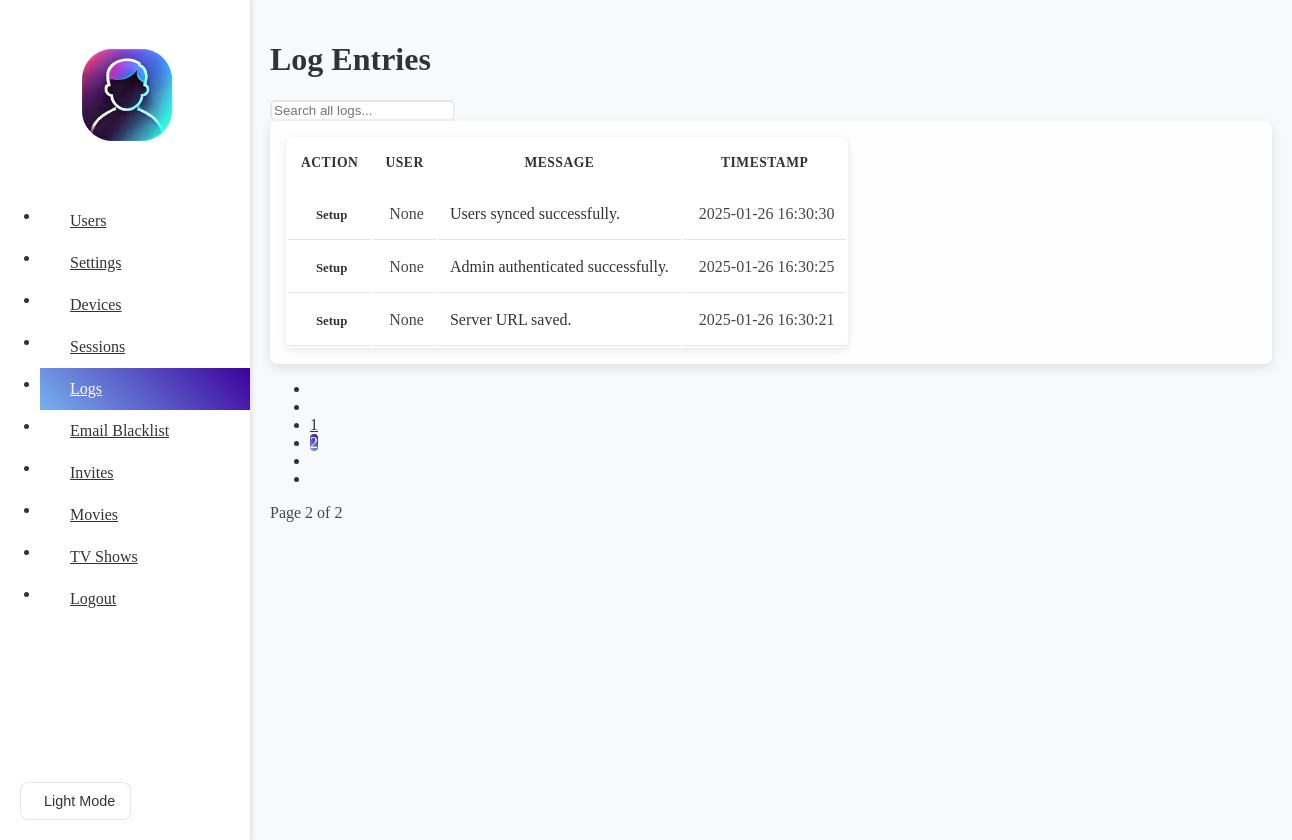
The app's page /logs/?page=2 (signed in), older data.
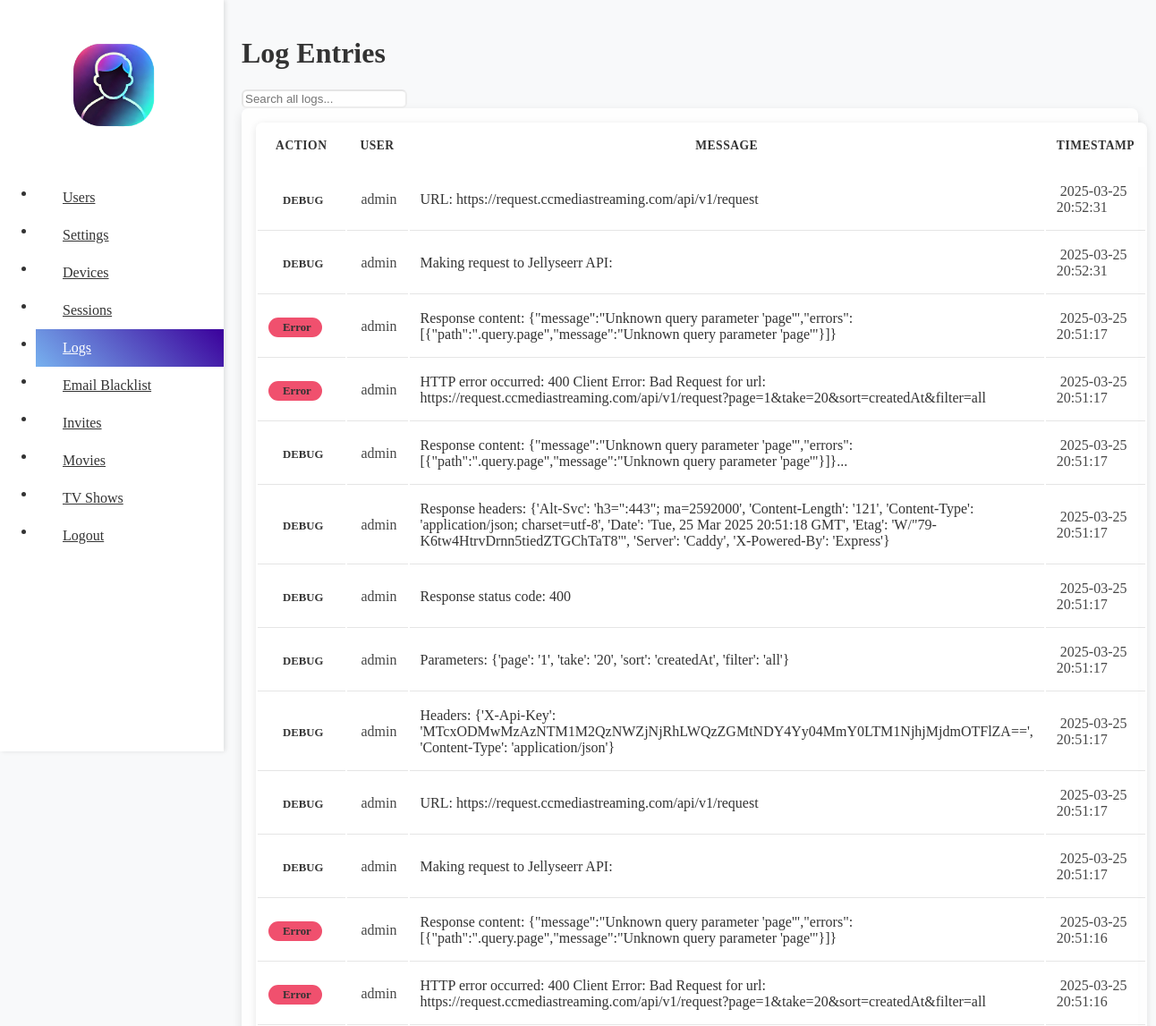
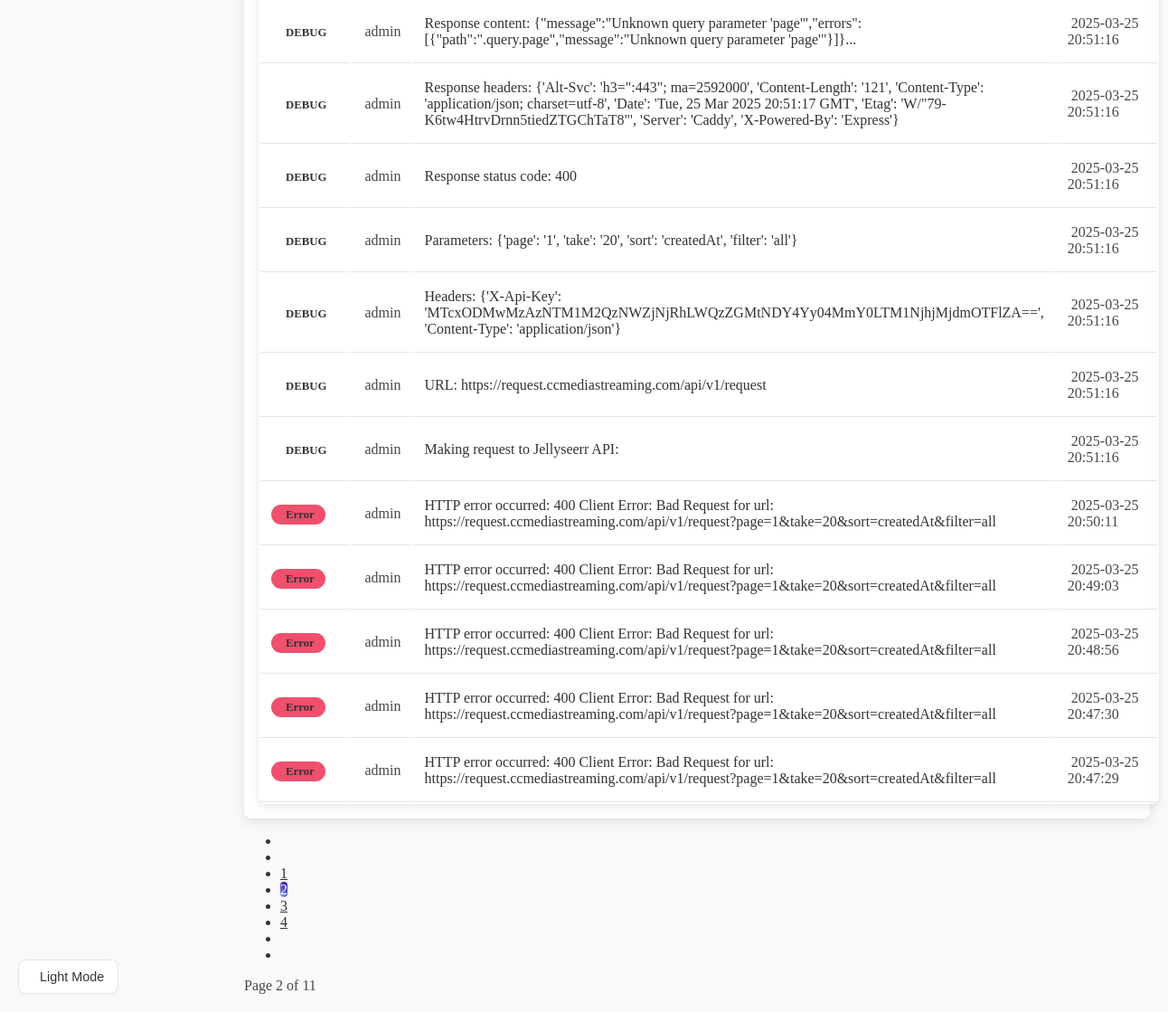
The same page, newer data (2 pictures, top to bottom).
### jellyfin_control/models.py (models this page shows, shortened)
class LogEntry(models.Model):
    ACTION_CHOICES = [
        ('LOGIN', 'Login'),
        ('CREATED', 'Created'),
        ('DELETED', 'Deleted'),
        ('INFO', 'Info'),
        ('WARNING', 'Warning'),
        ('ERROR', 'Error'),
        ('SETUP', 'Setup'),
        ('DOWNLOAD', 'Download'),
        ('UPLOAD', 'Upload'),
    ]
    action = models.CharField(max_length=20, choices=ACTION_CHOICES)
    user = models.ForeignKey(
        settings.AUTH_USER_MODEL,
        null=True,
        blank=True,
        on_delete=models.SET_NULL,
        related_name='jellyfin_log_entries'
    )
    message = models.TextField()
    created_at = models.DateTimeField(default=timezone.now)
    class Meta:
        ordering = ['-created_at']
        verbose_name = 'Log Entry'
        verbose_name_plural = 'Log Entries'

class CustomUser(AbstractBaseUser, PermissionsMixin):
    email = models.EmailField(unique=True)
    first_name = models.CharField(max_length=30, blank=True)
    last_name = models.CharField(max_length=30, blank=True)
    is_active = models.BooleanField(default=True)
    is_staff = models.BooleanField(default=False)
    jellyfin_user_id = models.CharField(max_length=255, unique=True, null=True, blank=True)  # New field
    objects = CustomUserManager()
    USERNAME_FIELD = 'email'
    REQUIRED_FIELDS = []
    def __str__(self):
        return self.email

### jellyfin_control/views.py (the view, shortened to what this page needs)
# urls.py: path('logs/', views.logs_view, name='logs'),
@login_required
@superuser_required
def logs_view(request):  # Changed from logs to logs_view
    logs = LogEntry.objects.all().order_by('-created_at')
    paginator = Paginator(logs, 25)
    page_number = request.GET.get('page', 1)
    page_obj = paginator.get_page(page_number)
    return render(request, 'logs.html', {'page_obj': page_obj})

### jellyfin_control/context_processors.py (called while the page is built)
def is_superuser(request):
    return {
        'is_superuser': request.user.is_authenticated and request.user.is_superuser
    }

def user_info(request):
    if request.user.is_authenticated:
        return {'username': request.user.email}
    return {'username': None}

def check_default_invite(request):
    default_invite_code = None
    default_invite_exists = False
    try:
        config = Config.objects.first()  # Assuming there's only one Config object
        if config and config.invite_code:
            default_invite_code = config.invite_code
            default_invite_exists = Invitation.objects.filter(invite_code=default_invite_code).exists()
    except ObjectDoesNotExist:
        pass
    return {
        'default_invite_code': default_invite_code,
        'default_invite_exists': default_invite_exists,
    }

### jellyfin_control/templates/logs.html (shortened to what this page needs)
{% extends 'base.html' %}
{% block content %}
<div class="uk-container">
    <div class="settings-card uk-margin-medium-bottom">
        <h1 class="uk-heading-medium uk-margin-remove">Log Entries</h1>
        <div class="uk-margin-medium-top">
            <div class="uk-inline uk-width-1-2@m">
                <input class="uk-input"
                       id="log-search"
                       type="text"
                       placeholder="Search all logs..."
                       aria-label="Search logs">
            </div>
        </div>
    </div>
    <div class="settings-card">
        <div class="uk-overflow-auto">
            <table class="uk-table uk-table-divider uk-table-hover uk-table-middle uk-table-small" id="log-table">
                <thead>
                    <tr>
                        <th>Action</th>
                        <th>User</th>
                        <th>Message</th>
                        <th>Timestamp</th>
                    </tr>
                </thead>
                <tbody>
                    {% for log in page_obj %}
                    <tr>
                        <td>
                            {% if log.action == "LOGIN" %}
                            <span class="uk-label uk-label-primary">
                                <span uk-icon="sign-in" class="uk-margin-small-right"></span>Login
                            </span>
                            {% elif log.action == "CREATED" %}
                            <span class="uk-label uk-label-success">
                                <span uk-icon="plus" class="uk-margin-small-right"></span>Created
                            </span>
                            {% elif log.action == "SETUP" %}
                            <span class="uk-label uk-label-warning">
                                Setup
                            </span>
                            {% elif log.action == "DELETED" %}
                            <span class="uk-label uk-label-danger">
                                <span uk-icon="trash" class="uk-margin-small-right"></span>Deleted
                            </span>
                            {% elif log.action == "ERROR" %}
                            <span class="uk-label uk-label-danger">
                                Error
                            </span>
                            {% elif log.action == "INFO" %}
                            <span class="uk-label uk-label-primary">
                                <span uk-icon="info" class="uk-margin-small-right"></span>Info
                            </span>
                            {% elif log.action == "WARNING" %}
                            <span class="uk-label uk-label-warning">
                                <span uk-icon="warning" class="uk-margin-small-right"></span>Warning
                            </span>
                            {% else %}
                            <span class="uk-label">
                                {{ log.get_action_display }}
                            </span>
                            {% endif %}
                        </td>
                        <td>
                            <span class="uk-text-small">
                                {{ log.user }}
                            </span>
                        </td>
                        <td>{{ log.message }}</td>
                        <td>
                            <span class="uk-text-small">
                                {{ log.created_at|date:"Y-m-d H:i:s" }}
                            </span>
                        </td>
                    </tr>
                    {% empty %}
                    <tr>
                        <td colspan="4" class="uk-text-center">No log entries found.</td>
                    </tr>
                    {% endfor %}
                </tbody>
            </table>
        </div>
        {% if page_obj.paginator.num_pages > 1 %}
        <div class="uk-margin-medium-top uk-flex uk-flex-center">
            <ul class="uk-pagination">
                {% if page_obj.has_previous %}
                <li><a href="?page=1"></a></li>
                <li><a href="?page={{ page_obj.previous_page_number }}"></a></li>
                {% else %}
                <li class="uk-disabled"><span><span uk-pagination-previous></span><span uk-pagination-previous></span></span></li>
                <li class="uk-disabled"><span><span uk-pagination-previous></span></span></li>
                {% endif %}
                {% for num in page_obj.paginator.page_range %}
                {% if page_obj.number == num %}
                <li class="uk-active"><span>{{ num }}</span></li>
                {% elif num > page_obj.number|add:'-3' and num < page_obj.number|add:'3' %}
                <li><a href="?page={{ num }}">{{ num }}</a></li>
                {% endif %}
                {% endfor %}
                {% if page_obj.has_next %}
                <li><a href="?page={{ page_obj.next_page_number }}"></a></li>
                <li><a href="?page={{ page_obj.paginator.num_pages }}"></a></li>
                {% else %}
                <li class="uk-disabled"><span></span></li>
                <li class="uk-disabled"><span></span></li>
                {% endif %}
            </ul>
        </div>
        <div class="uk-text-center uk-text-small uk-text-muted">
            Page {{ page_obj.number }} of {{ page_obj.paginator.num_pages }}
        </div>
        {% endif %}
    </div>
</div>
{% endblock %}

### jellyfin_control/templates/base.html (shortened to what this page needs)
{% load static %}
<!DOCTYPE html>
<html lang="en" data-theme="light">
<head>
    <link rel="stylesheet" href="https://cdn.jsdelivr.net/npm/uikit@3.17.11/dist/css/uikit.min.css" />
    <link rel="stylesheet" href="https://cdn.jsdelivr.net/npm/uikit@3.17.11/dist/css/uikit-icons.min.css" />
    <link href="https://cdn.jsdelivr.net/npm/sweetalert2@11/dist/sweetalert2.min.css" rel="stylesheet">
    <link href="https://cdn.jsdelivr.net/npm/@sweetalert2/theme-dark@4/dark.css" rel="stylesheet">
</head>
<body>
    <div class="sidebar" id="sidebar">
        <a href="{% url 'home' %}">
                <img src="{% static 'images/custom_logo.png' %}"
                 alt="Logo"
                 class="logo">
            </a>
        <ul class="uk-nav uk-nav-default">
            {% if user.is_authenticated %}
            {% if user.is_superuser %}
            <li class="{% if request.path == '/users/' %}uk-active{% endif %}">
                    <a href="{% url 'view_users' %}">
                        <span>Users</span>
                    </a>
            </li>
            <li class="{% if request.path == '/settings/' %}uk-active{% endif %}">
                    <a href="{% url 'settings' %}">
                        <span>Settings</span>
                    </a>
            </li>
            <li class="{% if request.path == '/devices/' %}uk-active{% endif %}">
                    <a href="{% url 'view_devices' %}">
                        <span>Devices</span>
                    </a>
            </li>
            <li class="{% if request.path == '/sessions/' %}uk-active{% endif %}">
                    <a href="{% url 'sessions_page' %}">
                        <span>Sessions</span>
                    </a>
            </li>
            <li class="{% if request.path == '/logs/' %}uk-active{% endif %}">
                    <a href="{% url 'logs' %}">
                        <span>Logs</span>
                    </a>
            </li>
            <li class="{% if request.path == '/blacklist/' %}uk-active{% endif %}">
                    <a href="{% url 'blacklist' %}">
                        <span>Email Blacklist</span>
                    </a>
            </li>
            {% endif %}
            <li class="{% if request.path == '/invitations/' %}uk-active{% endif %}">
                    <a href="{% url 'invitation_list' %}">
                        <span>Invites</span>
                    </a>
            </li>
            <li class="{% if request.path == '/movies/' %}uk-active{% endif %}">
                    <a href="{% url 'movie_list' %}">
                        <span>Movies</span>
                    </a>
            </li>
            <li class="{% if request.path == '/tv-shows/' %}uk-active{% endif %}">
                    <a href="{% url 'series_list' %}">
                        <span>TV Shows</span>
                    </a>
            </li>
                <li>
                    <a href="{% url 'logout' %}">
                        <span>Logout</span>
                    </a>
            </li>
            {% endif %}
        </ul>
    </div>
    <button class="theme-toggle" onclick="toggleTheme(event)">
        <span class="theme-text">Light Mode</span>
    </button>
    <div class="main-content">
        {% block content %}{% endblock %}
    </div>
</body>
</html>

### jellyfin_control/templates/base.html (style rules this page uses)
:root { --background-color: #f8f9fa; --text-color: #333333; --sidebar-bg: #ffffff; --card-bg: rgba(255, 255, 255, 0.9); --hover-bg: rgba(0, 0, 0, 0.05); --overlay-bg: rgba(0, 0, 0, 0.7); --input-bg: #ffffff; --border-color: rgba(0, 0, 0, 0.1); }
body { background-color: var(--background-color); color: var(--text-color); min-height: 100vh; margin: 0; overflow-x: hidden; }
.sidebar { width: 250px; position: fixed; top: 0; left: 0; height: 100vh; background-color: var(--sidebar-bg); padding: 20px 0; box-shadow: 2px 0 5px rgba(0, 0, 0, 0.1); z-index: 1000; transition: transform 0.3s ease; }
.sidebar .logo { width: 150px; height: auto; display: block; margin: 0 auto 30px; }
.sidebar .uk-nav > li > a { padding: 12px 20px; color: var(--text-color); display: flex; align-items: center; gap: 10px; transition: background-color 0.3s; }
.sidebar .uk-nav > li.uk-active > a { background: linear-gradient(45deg, #77b1ef, #3b009b); color: white; }
.main-content { margin-left: 250px; padding: 20px; min-height: 100vh; }
.theme-toggle { position: fixed; bottom: 20px; left: 20px; z-index: 1001; padding: 10px 15px; border-radius: 8px; background: var(--card-bg); cursor: pointer; transition: all 0.3s ease; display: flex; align-items: center; gap: 8px; border: 1px solid var(--border-color); pointer-events: auto; }
.theme-toggle span { color: var(--text-color); }
.theme-toggle .theme-text { font-size: 0.9rem; font-weight: 500; }
.uk-input, .uk-select, .uk-textarea { background-color: var(--input-bg); color: var(--text-color); border-color: var(--border-color); }
.uk-table { background: var(--card-bg); color: var(--text-color); border-radius: 8px; box-shadow: 0 2px 8px rgba(0, 0, 0, 0.1); overflow: hidden; }
.uk-table thead { background: var(--sidebar-bg); border-bottom: 2px solid var(--border-color); }
.uk-table th { color: var(--text-color); font-weight: 600; font-size: 0.95rem; padding: 16px 12px; text-transform: uppercase; letter-spacing: 0.5px; }
.uk-table td { padding: 16px 12px; vertical-align: middle; border-bottom: 1px solid var(--border-color); }
.uk-table tbody tr { transition: background-color 0.2s ease; }
.uk-table .uk-label { font-weight: 600; padding: 4px 12px; border-radius: 20px; text-transform: none; font-size: 0.8rem; }
.uk-table .uk-label-danger { background: #f0506e; }
.uk-overflow-auto { border-radius: 8px; box-shadow: 0 4px 12px rgba(0, 0, 0, 0.1); background: var(--card-bg); padding: 16px; }
.uk-pagination > li > a { color: var(--text-color); }
.uk-pagination > .uk-active > * { background: linear-gradient(45deg, #77b1ef, #3b009b); color: white; }

### jellyfin_control/templates/logs.html (style rules this page uses)
.uk-label { font-weight: 500; padding: 3px 12px; border-radius: 12px; text-transform: none; }
.uk-table th { text-transform: uppercase; font-size: 0.85rem; letter-spacing: 0.5px; color: var(--text-color); }
.uk-text-small { color: var(--text-color); opacity: 0.9; }
.uk-pagination > li > a { border-radius: 4px; }
.uk-pagination > .uk-active > * { border-radius: 4px; }
.uk-input { border-radius: 6px; }

Row changes from the older to the newer data that the page shows:
no longer on this page (row edited): LogEntry: action "Setup", user "None", message "Users synced successfully.", created_at "2025-01-26 16:30:30"
no longer on this page (row edited): LogEntry: action "Setup", user "None", message "Admin authenticated successfully.", created_at "2025-01-26 16:30:25"
no longer on this page (row edited): LogEntry: action "Setup", user "None", message "Server URL saved.", created_at "2025-01-26 16:30:21"
added LogEntry: action "DEBUG", user "admin", message "URL: https://request.ccmediastreaming.com/api/v1/request", created_at "2025-03-25 20:52:31"
added LogEntry: action "DEBUG", user "admin", message "Making request to Jellyseerr API:", created_at "2025-03-25 20:52:31"
added LogEntry: action "Error", user "admin", message "Response content: {\"message\":\"Unknown query parameter 'page'\",\"errors\":[{\"path\":\".query.page\",\"message\":\"Unknown query parameter 'page'\"}]}", created_at "2025-03-25 20:51:17"
added LogEntry: action "Error", user "admin", message "HTTP error occurred: 400 Client Error: Bad Request for url: https://request.ccmediastreaming.com/api/v1/request?page=1&take=20&sort=createdAt&filter=all", created_at "2025-03-25 20:51:17"
added LogEntry: action "DEBUG", user "admin", message "Response content: {\"message\":\"Unknown query parameter 'page'\",\"errors\":[{\"path\":\".query.page\",\"message\":\"Unknown query parameter 'page'\"}]}...", created_at "2025-03-25 20:51:17"
added LogEntry: action "DEBUG", user "admin", message "Response headers: {'Alt-Svc': 'h3=\":443\"; ma=2592000', 'Content-Length': '121', 'Content-Type': 'application/json; charset=utf-8', 'Date': 'Tue, 25 Mar 2025 20:51:18 GMT', 'Etag': 'W/\"79-K6tw4HtrvDrnn5tiedZTGChTaT8\"', 'Server': 'Caddy', 'X-Powered-By': 'Express'}", created_at "2025-03-25 20:51:17"
added LogEntry: action "DEBUG", user "admin", message "Response status code: 400", created_at "2025-03-25 20:51:17"
added LogEntry: action "DEBUG", user "admin", message "Parameters: {'page': '1', 'take': '20', 'sort': 'createdAt', 'filter': 'all'}", created_at "2025-03-25 20:51:17"
added LogEntry: action "DEBUG", user "admin", message "Headers: {'X-Api-Key': 'MTcxODMwMzAzNTM1M2QzNWZjNjRhLWQzZGMtNDY4Yy04MmY0LTM1NjhjMjdmOTFlZA==', 'Content-Type': 'application/json'}", created_at "2025-03-25 20:51:17"
added LogEntry: action "DEBUG", user "admin", message "URL: https://request.ccmediastreaming.com/api/v1/request", created_at "2025-03-25 20:51:17"
added LogEntry: action "DEBUG", user "admin", message "Making request to Jellyseerr API:", created_at "2025-03-25 20:51:17"
added LogEntry: action "Error", user "admin", message "Response content: {\"message\":\"Unknown query parameter 'page'\",\"errors\":[{\"path\":\".query.page\",\"message\":\"Unknown query parameter 'page'\"}]}", created_at "2025-03-25 20:51:16"
added LogEntry: action "Error", user "admin", message "HTTP error occurred: 400 Client Error: Bad Request for url: https://request.ccmediastreaming.com/api/v1/request?page=1&take=20&sort=createdAt&filter=all", created_at "2025-03-25 20:51:16"
added LogEntry: action "DEBUG", user "admin", message "Response content: {\"message\":\"Unknown query parameter 'page'\",\"errors\":[{\"path\":\".query.page\",\"message\":\"Unknown query parameter 'page'\"}]}...", created_at "2025-03-25 20:51:16"
added LogEntry: action "DEBUG", user "admin", message "Response headers: {'Alt-Svc': 'h3=\":443\"; ma=2592000', 'Content-Length': '121', 'Content-Type': 'application/json; charset=utf-8', 'Date': 'Tue, 25 Mar 2025 20:51:17 GMT', 'Etag': 'W/\"79-K6tw4HtrvDrnn5tiedZTGChTaT8\"', 'Server': 'Caddy', 'X-Powered-By': 'Express'}", created_at "2025-03-25 20:51:16"
added LogEntry: action "DEBUG", user "admin", message "Response status code: 400", created_at "2025-03-25 20:51:16"
added LogEntry: action "DEBUG", user "admin", message "Parameters: {'page': '1', 'take': '20', 'sort': 'createdAt', 'filter': 'all'}", created_at "2025-03-25 20:51:16"
added LogEntry: action "DEBUG", user "admin", message "Headers: {'X-Api-Key': 'MTcxODMwMzAzNTM1M2QzNWZjNjRhLWQzZGMtNDY4Yy04MmY0LTM1NjhjMjdmOTFlZA==', 'Content-Type': 'application/json'}", created_at "2025-03-25 20:51:16"
added LogEntry: action "DEBUG", user "admin", message "URL: https://request.ccmediastreaming.com/api/v1/request", created_at "2025-03-25 20:51:16"
added LogEntry: action "DEBUG", user "admin", message "Making request to Jellyseerr API:", created_at "2025-03-25 20:51:16"
added LogEntry: action "Error", user "admin", message "HTTP error occurred: 400 Client Error: Bad Request for url: https://request.ccmediastreaming.com/api/v1/request?page=1&take=20&sort=createdAt&filter=all", created_at "2025-03-25 20:50:11"
added LogEntry: action "Error", user "admin", message "HTTP error occurred: 400 Client Error: Bad Request for url: https://request.ccmediastreaming.com/api/v1/request?page=1&take=20&sort=createdAt&filter=all", created_at "2025-03-25 20:49:03"
added LogEntry: action "Error", user "admin", message "HTTP error occurred: 400 Client Error: Bad Request for url: https://request.ccmediastreaming.com/api/v1/request?page=1&take=20&sort=createdAt&filter=all", created_at "2025-03-25 20:48:56"
added LogEntry: action "Error", user "admin", message "HTTP error occurred: 400 Client Error: Bad Request for url: https://request.ccmediastreaming.com/api/v1/request?page=1&take=20&sort=createdAt&filter=all", created_at "2025-03-25 20:47:30"
added LogEntry: action "Error", user "admin", message "HTTP error occurred: 400 Client Error: Bad Request for url: https://request.ccmediastreaming.com/api/v1/request?page=1&take=20&sort=createdAt&filter=all", created_at "2025-03-25 20:47:29"
Text that changed along with them:
{{ page_obj.paginator.num_pages }}: "2" → "11"
new list line: "3"
new list line: "4"
